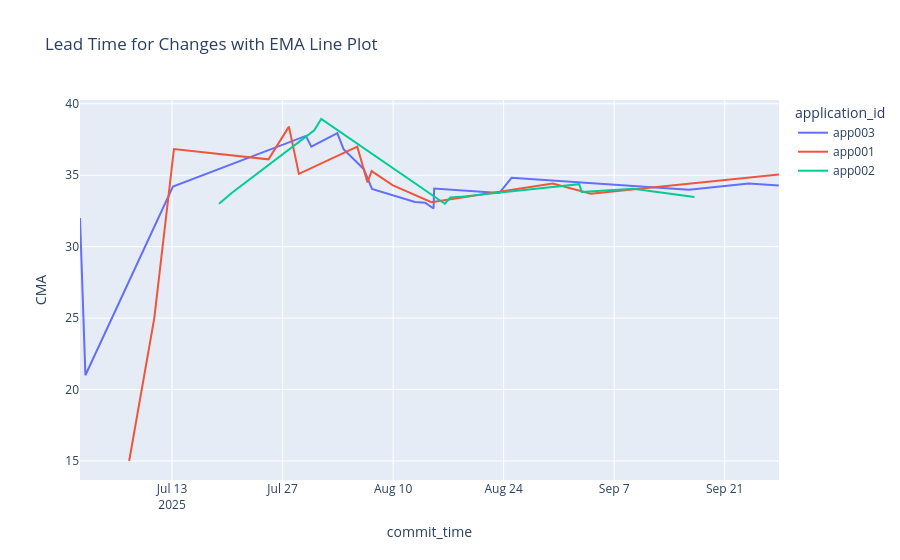

The code cell stored with this chart in its notebook:
### Markdown cell above
### Cumulative Moving Average Plot

### Code cell
fig_lead_line_cma = px.line(
	data_frame=df_lead,
	title="Lead Time for Changes with EMA Line Plot",	# Label for the figure.
	x="commit_time",							# Column for use on x-axis
	y="CMA",							# Column for use on y-axis
	color="application_id",					# Column for use on color grouping
	)

fig_lead_line_cma.show()

### Figure 1 — Plotly figure (JSON) as saved in the notebook; plotly's stock layout.template omitted (floating-point values rounded to 4 significant figures)
{"data": [{"hovertemplate": "application_id=app003<br>commit_time=%{x}<br>CMA=%{y}<extra></extra>", "legendgroup": "app003", "line": {"color": "#636efa", "dash": "solid"}, "marker": {"symbol": "circle"}, "mode": "lines", "name": "app003", "orientation": "v", "showlegend": true, "type": "scatter", "x": ["2025-07-01T08:09:00.000000000", "2025-07-02T00:37:00.000000000", "2025-07-13T02:40:00.000000000", "2025-07-29T22:50:00.000000000", "2025-07-30T15:14:00.000000000", "2025-08-02T22:25:00.000000000", "2025-08-03T17:21:00.000000000", "2025-08-06T07:01:00.000000000", "2025-08-07T07:43:00.000000000", "2025-08-12T18:23:00.000000000", "2025-08-14T01:17:00.000000000", "2025-08-15T02:54:00.000000000", "2025-08-15T04:50:00.000000000", "2025-08-23T10:42:00.000000000", "2025-08-25T00:06:00.000000000", "2025-09-16T11:07:00.000000000", "2025-09-24T01:22:00.000000000", "2025-09-26T06:19:00.000000000", "2025-09-27T20:20:00.000000000"], "xaxis": "x", "y": [32.0, 21.0, 34.2, 37.75, 37.0, 37.94, 36.82, 35.42, 34.05, 33.12, 33.08, 32.67, 34.07, 33.75, 34.82, 33.97, 34.41, 34.36, 34.28], "yaxis": "y"}, {"hovertemplate": "application_id=app001<br>commit_time=%{x}<br>CMA=%{y}<extra></extra>", "legendgroup": "app001", "line": {"color": "#EF553B", "dash": "solid"}, "marker": {"symbol": "circle"}, "mode": "lines", "name": "app001", "orientation": "v", "showlegend": true, "type": "scatter", "x": ["2025-07-07T13:35:00.000000000", "2025-07-10T17:58:00.000000000", "2025-07-13T05:43:00.000000000", "2025-07-25T05:08:00.000000000", "2025-07-27T19:14:00.000000000", "2025-07-29T01:29:00.000000000", "2025-08-05T11:03:00.000000000", "2025-08-06T18:06:00.000000000", "2025-08-07T06:38:00.000000000", "2025-08-09T22:09:00.000000000", "2025-08-14T20:24:00.000000000", "2025-08-30T05:05:00.000000000", "2025-09-04T01:04:00.000000000", "2025-09-27T21:01:00.000000000"], "xaxis": "x", "y": [15.0, 25.0, 36.83, 36.11, 38.4, 35.09, 37.0, 34.5, 35.29, 34.3, 33.12, 34.41, 33.7, 35.05], "yaxis": "y"}, {"hovertemplate": "application_id=app002<br>commit_time=%{x}<br>CMA=%{y}<extra></extra>", "legendgroup": "app002", "line": {"color": "#00cc96", "dash": "solid"}, "marker": {"symbol": "circle"}, "mode": "lines", "name": "app002", "orientation": "v", "showlegend": true, "type": "scatter", "x": ["2025-07-18T22:43:00.000000000", "2025-07-20T13:15:00.000000000", "2025-07-31T00:16:00.000000000", "2025-07-31T21:31:00.000000000", "2025-08-16T13:08:00.000000000", "2025-08-17T05:59:00.000000000", "2025-08-18T09:50:00.000000000", "2025-09-02T13:30:00.000000000", "2025-09-02T21:34:00.000000000", "2025-09-09T09:26:00.000000000", "2025-09-17T03:46:00.000000000"], "xaxis": "x", "y": [33.0, 33.75, 38.14, 38.93, 33.0, 33.43, 33.48, 34.37, 33.83, 34.05, 33.48], "yaxis": "y"}], "layout": {"legend": {"title": {"text": "application_id"}, "tracegroupgap": 0}, "title": {"text": "Lead Time for Changes with EMA Line Plot"}, "xaxis": {"anchor": "y", "domain": [0, 1], "title": {"text": "commit_time"}}, "yaxis": {"anchor": "x", "domain": [0, 1], "title": {"text": "CMA"}}}}
